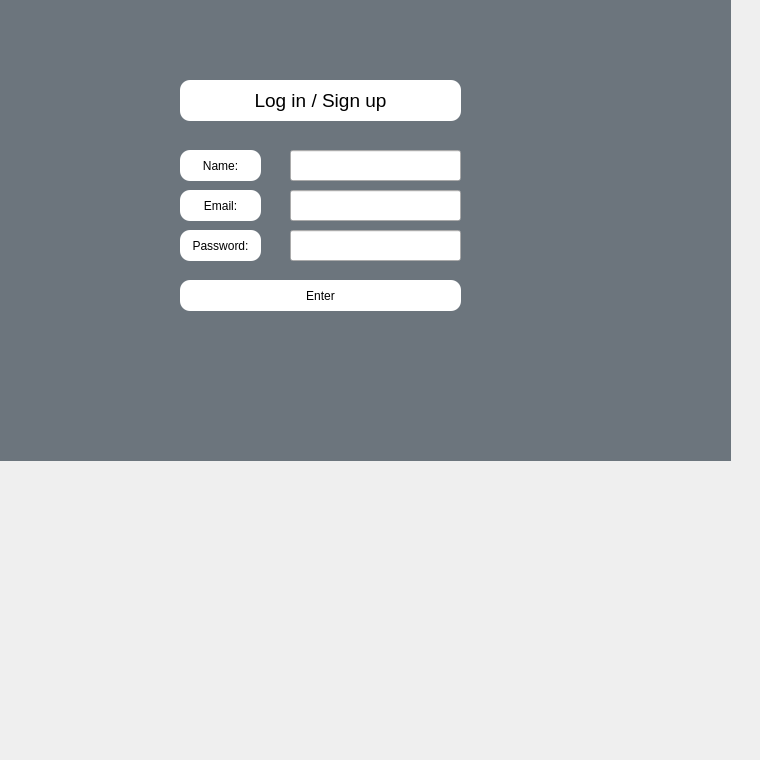
    <widget class="QWidget" name="log_page">
     <attribute name="title">
      <string>Page</string>
     </attribute>
     <widget class="QLabel" name="label">
      <property name="geometry">
       <rect>
        <x>180</x>
        <y>80</y>
        <width>281</width>
        <height>41</height>
       </rect>
      </property>
      <property name="font">
       <font>
        <pointsize>14</pointsize>
        <weight>50</weight>
        <bold>false</bold>
       </font>
      </property>
      <property name="styleSheet">
       <string notr="true">    QLabel {
	background-color: rgb(255, 255, 255);
        border-radius: 10px;
        padding: 5px;
    }</string>
      </property>
      <property name="text">
       <string>Log in / Sign up</string>
      </property>
      <property name="alignment">
       <set>Qt::AlignCenter</set>
      </property>
     </widget>
     <widget class="QLabel" name="label_2">
      <property name="geometry">
       <rect>
        <x>180</x>
        <y>150</y>
        <width>81</width>
        <height>31</height>
       </rect>
      </property>
      <property name="styleSheet">
       <string notr="true">    QLabel {
	background-color: rgb(255, 255, 255);
        border-radius: 10px;
        padding: 5px;
    }</string>
      </property>
      <property name="text">
       <string>Name:</string>
      </property>
      <property name="alignment">
       <set>Qt::AlignCenter</set>
      </property>
     </widget>
     <widget class="QLabel" name="label_16">
      <property name="geometry">
       <rect>
        <x>180</x>
        <y>190</y>
        <width>81</width>
        <height>31</height>
       </rect>
      </property>
      <property name="styleSheet">
       <string notr="true">    QLabel {
	background-color: rgb(255, 255, 255);
        border-radius: 10px;
        padding: 5px;
    }</string>
      </property>
      <property name="text">
       <string>Email:</string>
      </property>
      <property name="alignment">
       <set>Qt::AlignCenter</set>
      </property>
     </widget>
     <widget class="QLabel" name="label_18">
      <property name="geometry">
       <rect>
        <x>180</x>
        <y>230</y>
        <width>81</width>
        <height>31</height>
       </rect>
      </property>
      <property name="styleSheet">
       <string notr="true">    QLabel {
	background-color: rgb(255, 255, 255);
        border-radius: 10px;
        padding: 5px;
    }</string>
      </property>
      <property name="text">
       <string>Password:</string>
      </property>
      <property name="alignment">
       <set>Qt::AlignCenter</set>
      </property>
     </widget>
     <widget class="QLineEdit" name="name_in">
      <property name="geometry">
       <rect>
        <x>290</x>
        <y>150</y>
        <width>171</width>
        <height>31</height>
       </rect>
      </property>
     </widget>
     <widget class="QLineEdit" name="email_in">
      <property name="geometry">
       <rect>
        <x>290</x>
        <y>190</y>
        <width>171</width>
        <height>31</height>
       </rect>
      </property>
     </widget>
     <widget class="QLabel" name="bg_log">
      <property name="geometry">
       <rect>
        <x>-20</x>
        <y>-290</y>
        <width>751</width>
        <height>751</height>
       </rect>
      </property>
      <property name="styleSheet">
       <string notr="true">/* Background: Light Mint, Text: Deep Charcoal */
background-color: #6C757D ;
color: #2C3E50;
</string>
      </property>
      <property name="text">
       <string/>
      </property>
     </widget>
     <widget class="QPushButton" name="logB">
      <property name="geometry">
       <rect>
        <x>180</x>
        <y>280</y>
        <width>281</width>
        <height>31</height>
       </rect>
      </property>
      <property name="styleSheet">
       <string notr="true">    QPushButton {
	background-color: rgb(255, 255, 255);
        border-radius: 10px;
        padding: 5px;
    }</string>
      </property>
      <property name="text">
       <string>Enter</string>
      </property>
     </widget>
     <widget class="QLineEdit" name="password_in">
      <property name="geometry">
       <rect>
        <x>290</x>
        <y>230</y>
        <width>171</width>
        <height>31</height>
       </rect>
      </property>
     </widget>
     <zorder>bg_log</zorder>
     <zorder>label</zorder>
     <zorder>label_2</zorder>
     <zorder>label_16</zorder>
     <zorder>label_18</zorder>
     <zorder>name_in</zorder>
     <zorder>email_in</zorder>
     <zorder>logB</zorder>
     <zorder>password_in</zorder>
    </widget>
